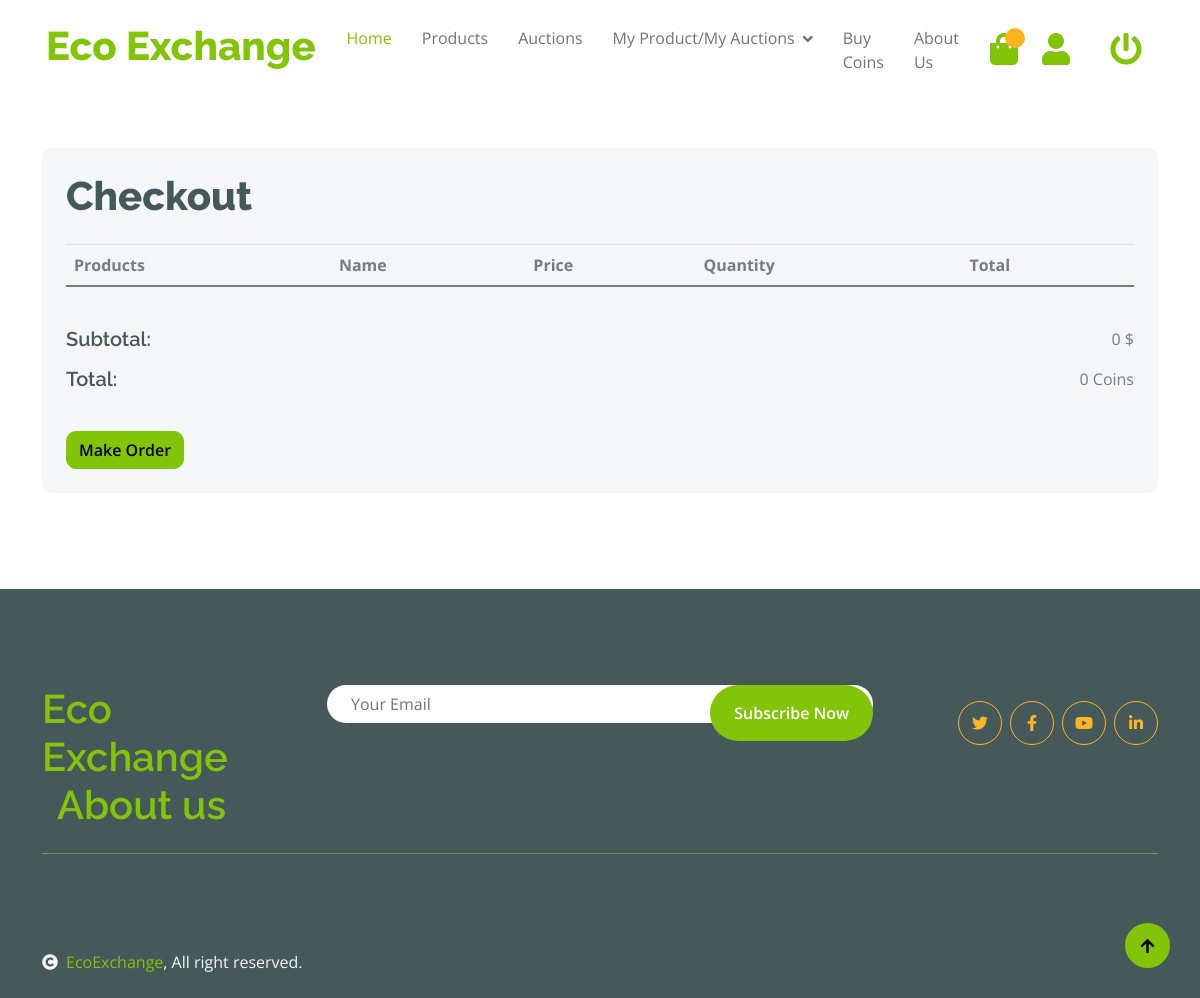
Page /checkout/ (signed in) on the earlier database version.
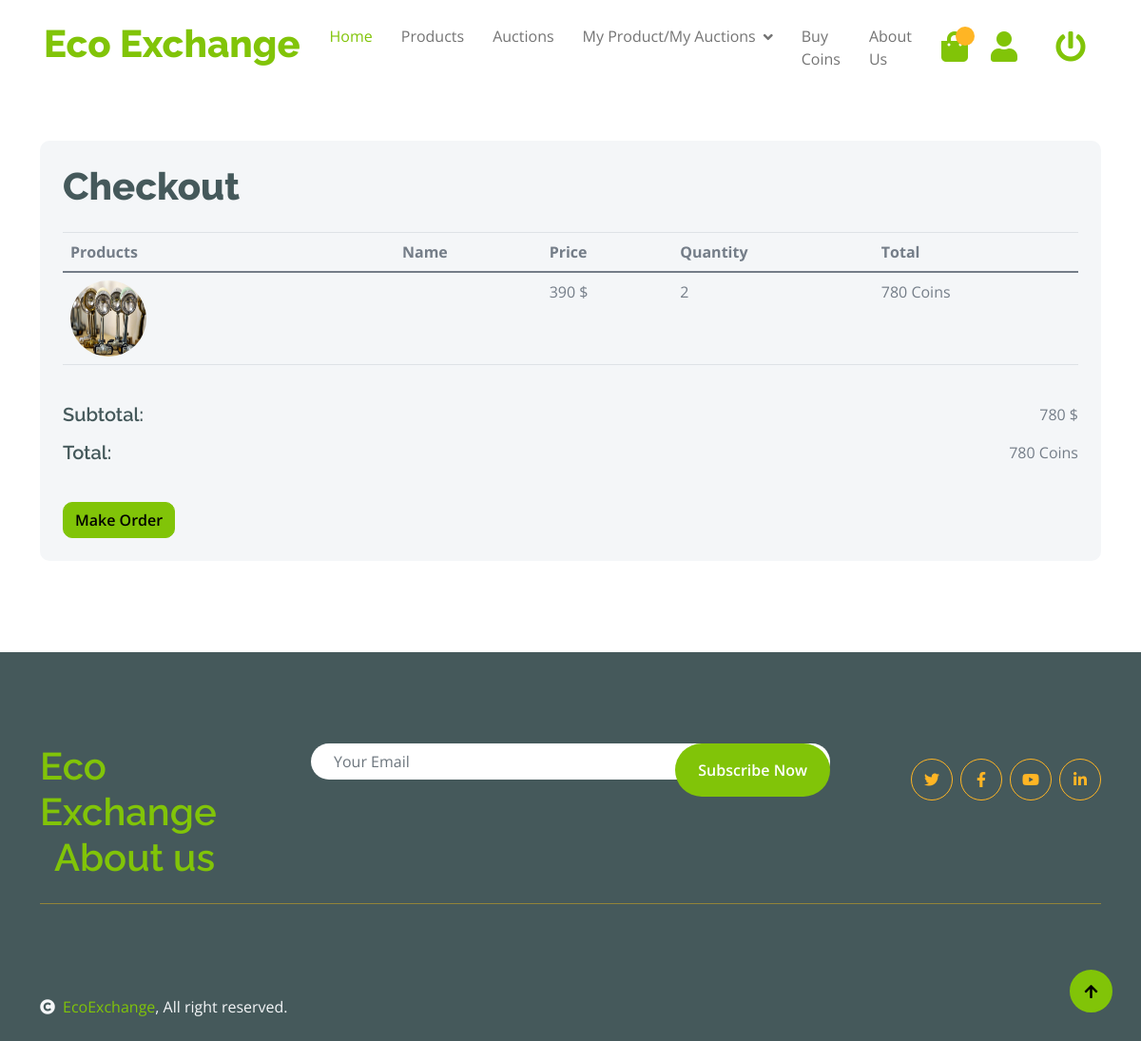
Same page on the later database version.
### product/models.py (models this page shows, shortened)
class CartItem(models.Model):
    user = models.ForeignKey(Member, on_delete=models.CASCADE)
    product = models.ForeignKey(Product, on_delete=models.CASCADE,related_name='cart')
    quantity = models.PositiveIntegerField(default=1)
    added_at = models.DateTimeField(auto_now_add=True)
    is_available = models.BooleanField(default=True)
    class Meta:
        unique_together = ('user', 'product')

class Product(models.Model):
    CATEGORY_CHOICES = [
        ('PAPER', 'Paper'),
        ('PLASTIC', 'Plastic'),
        ('GLASS', 'Glass'),
        ('METAL', 'Metal'),
        ('ELECTRONICS', 'Electronics'),
        ('ORGANIC', 'Organic'),
        ('TEXTILES', 'Textiles'),
        ('BATTERIES', 'Batteries'),
        ('WOOD', 'Wood'),
        ('RUBBER', 'Rubber'),
        ('MIXED_MATERIALS', 'Mixed Materials'),
    ]
    product_id = models.AutoField(primary_key=True)
    product_name = models.CharField(max_length=255)
    product_description = models.TextField()
    image = models.ImageField(upload_to='img/')
    quantity = models.IntegerField(validators=[MinValueValidator(0)])
    price = models.IntegerField()
    category = models.CharField(max_length=50, choices=CATEGORY_CHOICES)
    user = models.ForeignKey(Member, on_delete=models.CASCADE)

### product/views.py (the view, shortened to what this page needs)
@login_required
@permission_required('order.add_order', raise_exception=True)
def checkout(request):
    try:
        member = Member.objects.get(username=request.user.username)
    except Member.DoesNotExist:
        member = None
    cart_items = CartItem.objects.filter(user=member)
    item_totals = [(item, item.product.price * item.quantity) for item in cart_items]
    total_cost = sum(total for item, total in item_totals)
    success_message = None
    return render(request, 'product/checkout.html', {
            'cart_items': item_totals,
            'total_cost': total_cost,
    })

### product/templates/product/checkout.html (shortened to what this page needs)
{% extends 'product/base.html' %}
{% load static %}
{% block body %}
<div class="container py-5">
    <div class="bg-light rounded p-4">
        <h1 class="display-6 mb-4">Checkout</h1>
        <div class="table-responsive">
            <table class="table">
                <thead>
                    <tr>
                        <th scope="col">Products</th>
                        <th scope="col">Name</th>
                        <th scope="col">Price</th>
                        <th scope="col">Quantity</th>
                        <th scope="col">Total</th>
                    </tr>
                </thead>
                <tbody>
                    {% for item, total in cart_items %}
                    <tr>
                        <td>
                            <img src="{{ item.product.image.url }}" class="img-fluid me-5 rounded-circle" style="width: 80px; height: 80px;" alt="{{ item.product.name }}">
                        </td>
                        <td>{{ item.product.name }}</td>
                        <td>{{ item.product.price }} $</td>
                        <td>{{ item.quantity }}</td>
                        <td>{{ total }} Coins</td>
                    </tr>
                    {% endfor %}
                </tbody>
            </table>
        </div>
        <div class="d-flex justify-content-between mt-4">
            <h5>Subtotal:</h5>
            <p>{{ total_cost }} $</p>
        </div>
        <div class="d-flex justify-content-between mb-4">
            <h5>Total:</h5>
            <p>{{ total_cost }} Coins</p>
        </div>
        <form method="post">
            <button style="text-align: center" class="btn btn-primary" type="submit">Make Order</button>
        </form>
    </div>
</div>
{% endblock %}

Differences in the rows shown:
added CartItem: product.image (picture), product.price "390", quantity "2", total "780"
Other differences:
{{ total_cost }}: "0" → "780"
